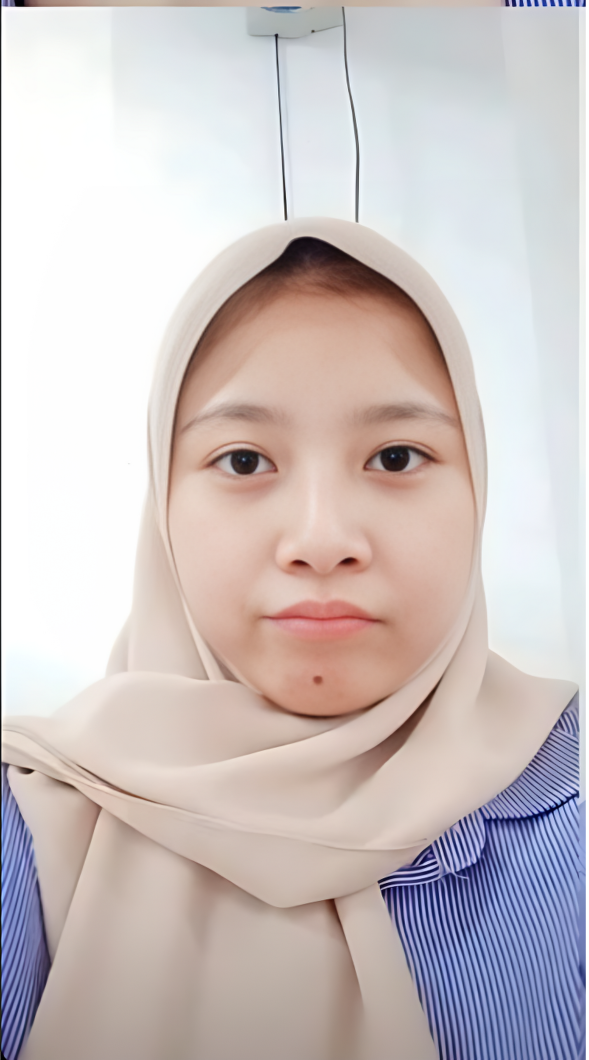
#> input picture eka2.png, 1178 x 2119 px, found by its file name (shown at 1/2 size)
$ python image-edge-detector.py
#> lines starting #> are read from the running program, lines starting #| are printed output that depends on the picture
import cv2 as cv
gambar = cv.imread('D:\python\grafika-komputer\eka2.png')
#> gambar is the input picture: shape (2119, 1178, 3); mean B, G, R 194.4, 194.5, 204.1
tinggi, lebar = gambar.shape[:2]
#> tinggi = 2119; lebar = 1178
gambarBaru = cv.resize(gambar, (lebar//3, tinggi//3), interpolation=cv.INTER_AREA)
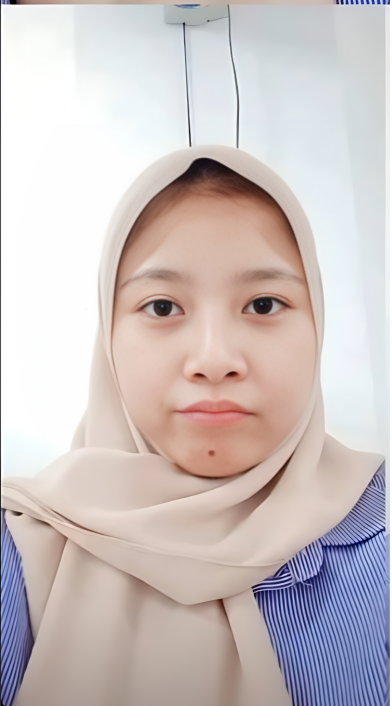
#> gambarBaru: shape (706, 392, 3); mean B, G, R 194.4, 194.5, 204.1
edge = cv.Canny(gambarBaru, 70, 70)
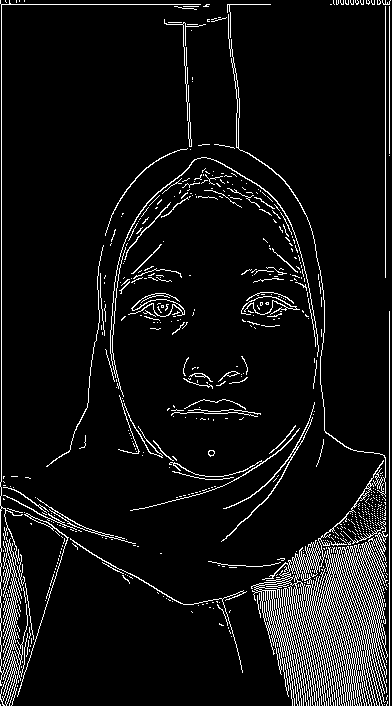
#> edge: shape (706, 392); 7.3% white in thin lines or dots
cv.imshow('Deteksi Edge', edge)
cv.imshow('Gambar Original', gambarBaru)
cv.waitKey(0)
cv.destroyAllWindows()
